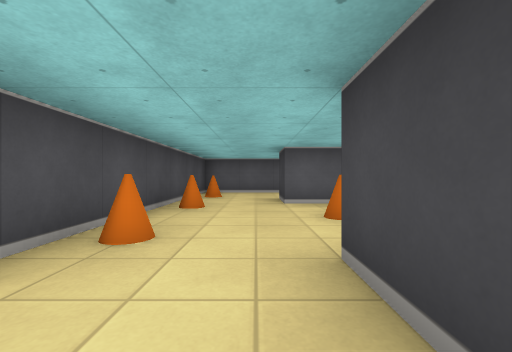
view 1 (above)

16 first-person views from a walk through a cub3D level. The camera is about half as high as the walls, looks level and sees 90° across. The floor is counted in squares. Each view is taken from the middle of a square. On the plan, view 1 faces up. The plan holds only what a view shows up to about 9 squares ahead; the rest is blank. The place goes on beyond the plan.

view 2
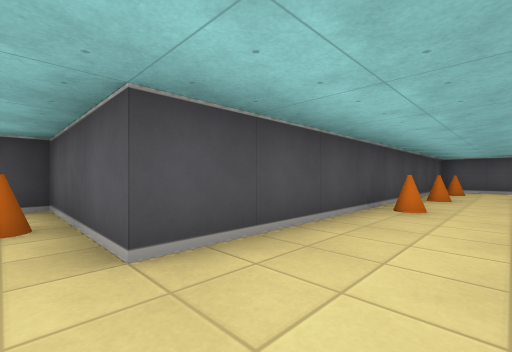

view 3
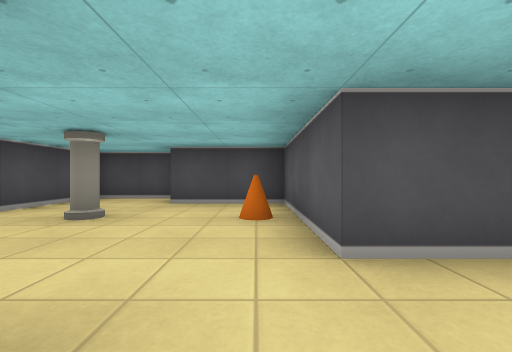

view 4
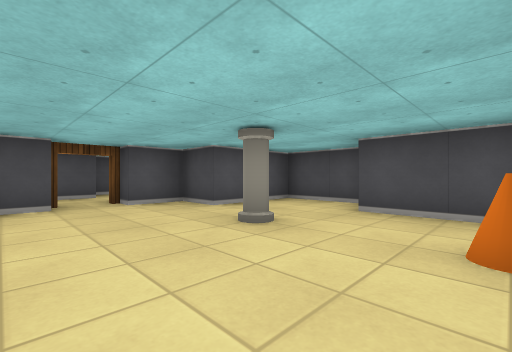

view 5
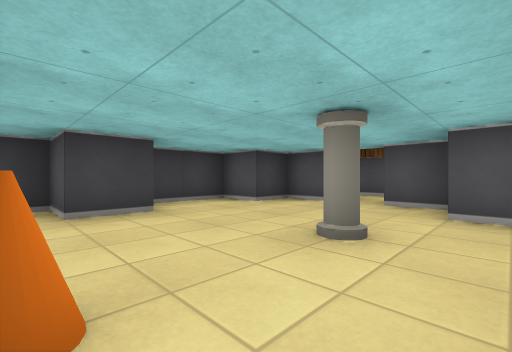

view 6
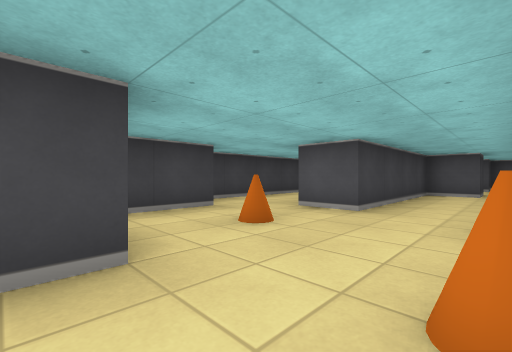

view 7
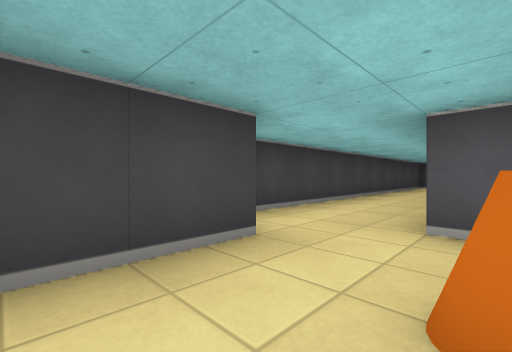

view 8
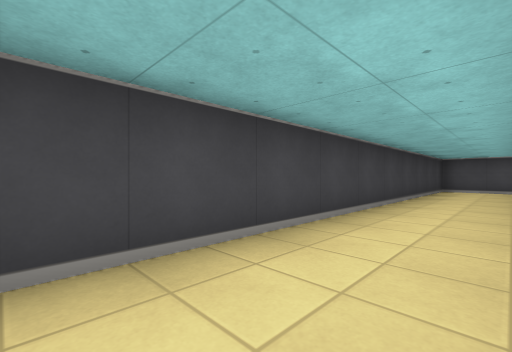

view 9
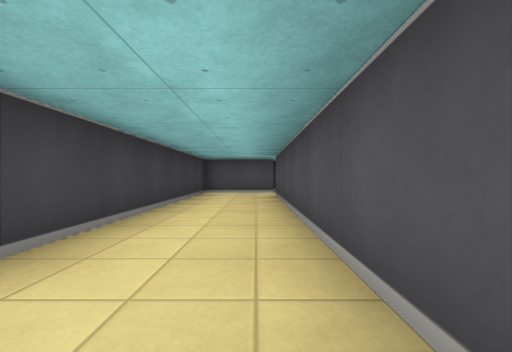

view 10
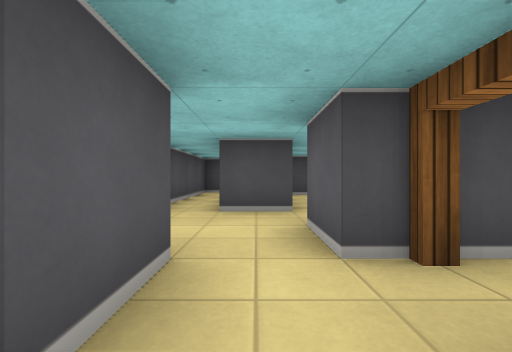

view 11
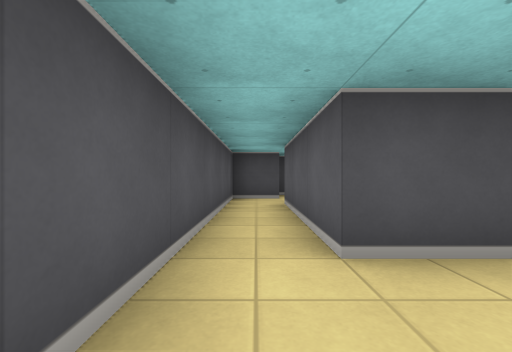

view 12
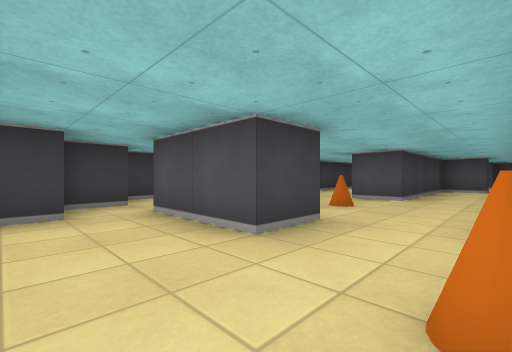

view 13
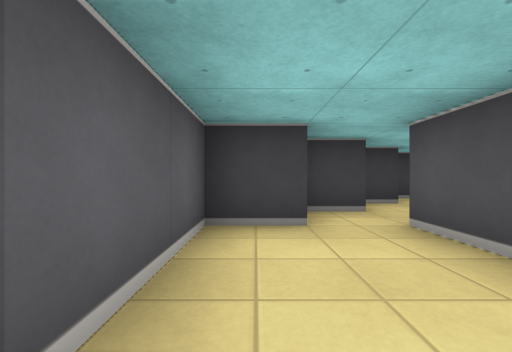

view 14
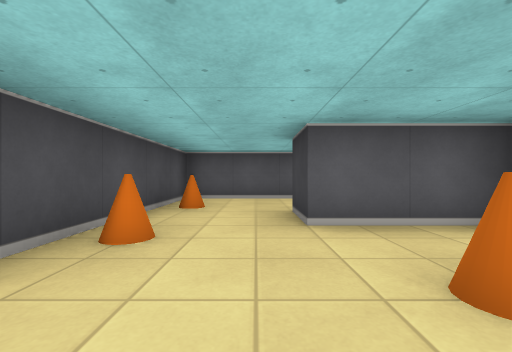

view 15
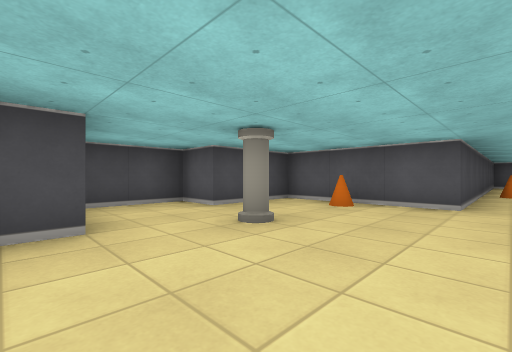

view 16
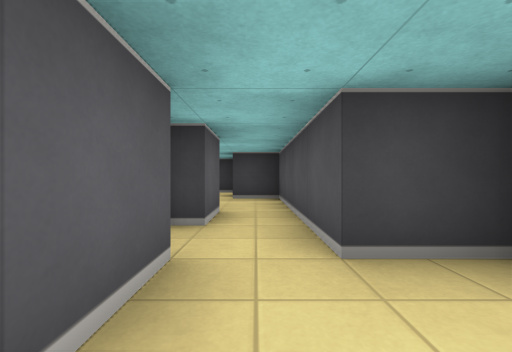

### Floor plan
Points are (right, up) in squares from view 1. A wall is a line through its corners. A room is listed if a view was taken in it or the views show most of it. See-through windows are left out.
Room 1 (views 1, 2, 3, 4, 5, 6, 7, 8, 9, 12, 13, 14, 15)
walls: (1.5, -0.5) (1.5, -6.4); (-0.5, -3.5) (-0.5, -2.5) (0.5, -2.5) (0.5, 1.5) (1.5, 1.5); (2.5, 2.4) (2.5, 4); (-1.6, -6.5) (-0.5, -6.5) (-0.5, -5.5) (0.5, -5.5) (0.5, -3.9); (2.5, 4.5) (0.5, 4.5) (0.5, 5.5) (2.5, 5.5); (3.5, 5.5) (3.5, 6.4); (0.5, -8.5) (1.5, -8.5) (1.5, -7.5) (3.5, -7.5) (3.5, 2); (2.5, 6.4) (2.5, 7.5) (-1.5, 7.5) (-1.5, -1.5) (-4.5, -1.5) (-4.5, -3.5) (-5.5, -3.5) (-5.5, -5.5) (-3.5, -5.5) (-3.5, -6.5) (-2.5, -6.5)
ways out: opening at (1, -8) to room 2; open door at (-2, -7) to room 2
objects: pillar (-3, -4); cone (-3, -2); cone (-1, 2); cone (-1, 4); cone (-1, 6); cone (1, 3)
Room 2 (views 10, 11, 16)
walls: (-4.5, -7.5) (-4.5, -8.5) (-7.5, -8.5); (-2.5, -7.5) (-3.5, -7.5); (-0.5, -7.5) (-1.5, -7.5); (-8.5, -8.4) (-8.5, -9.5) (-2.5, -9.5) (-2.5, -8.5) (0.5, -8.5)
ways out: opening at (1, -8) to room 1; open door at (-2, -7) to room 1

Where each view was taken, in squares from view 1:
view 1: 0 up, 0 right, facing up
view 2: 2 down, 0 right, facing up-left
view 3: 2 down, 0 right, facing left
view 4: 2 down, 1 left, facing down-left
view 5: 2 down, 4 left, facing down-right
view 6: 5 up, 1 left, facing down-right
view 7: 4 up, 1 right, facing down-right
view 8: 2 up, 2 right, facing down-right
view 9: 0 up, 2 right, facing down
view 10: 8 down, 1 left, facing left
view 11: 9 down, 3 left, facing left
view 12: 7 up, 1 left, facing down-right
view 13: 7 up, 0 right, facing right
view 14: 2 up, 0 right, facing up
view 15: 6 down, 1 left, facing up-left
view 16: 8 down, 4 left, facing right
